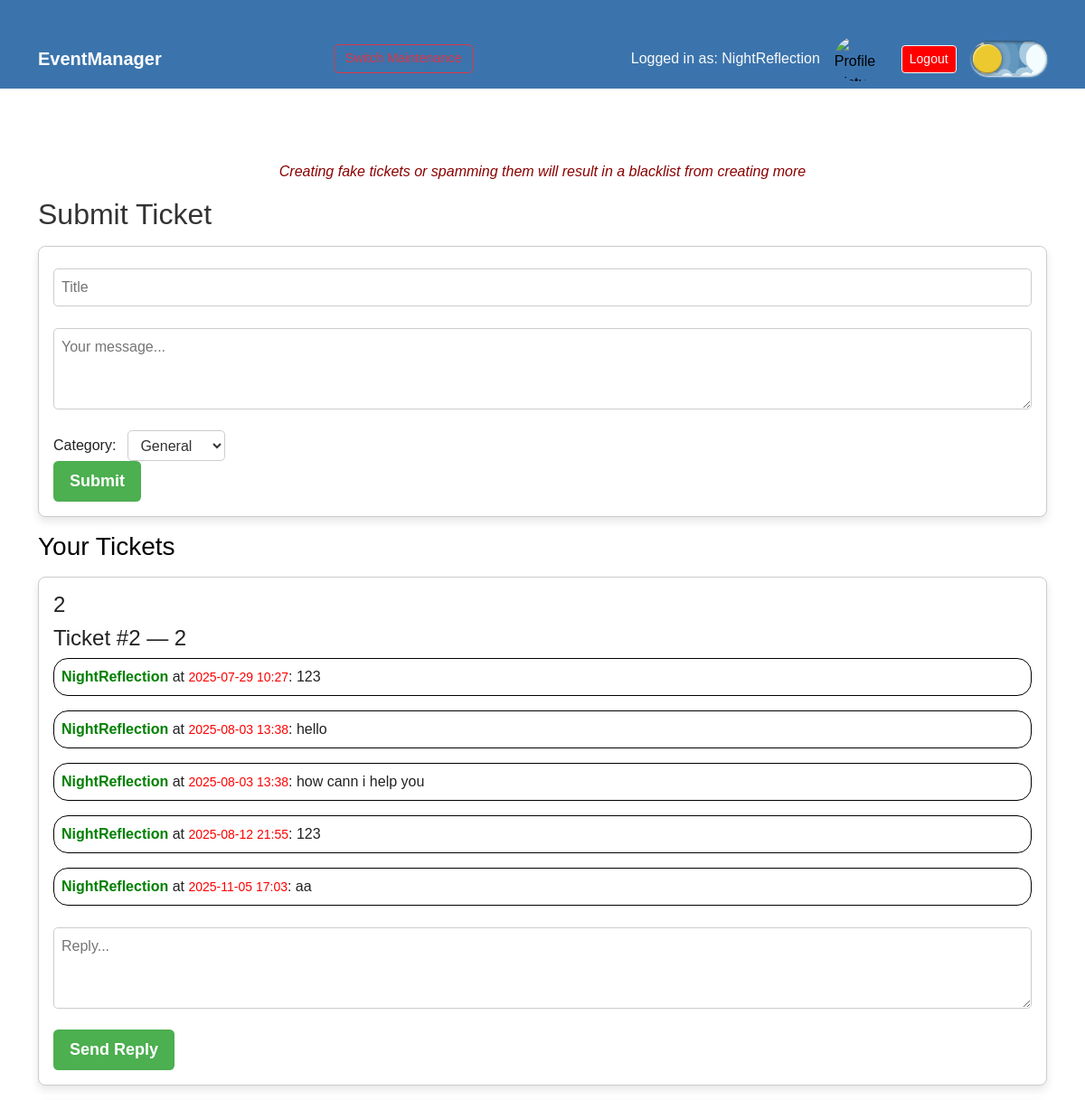
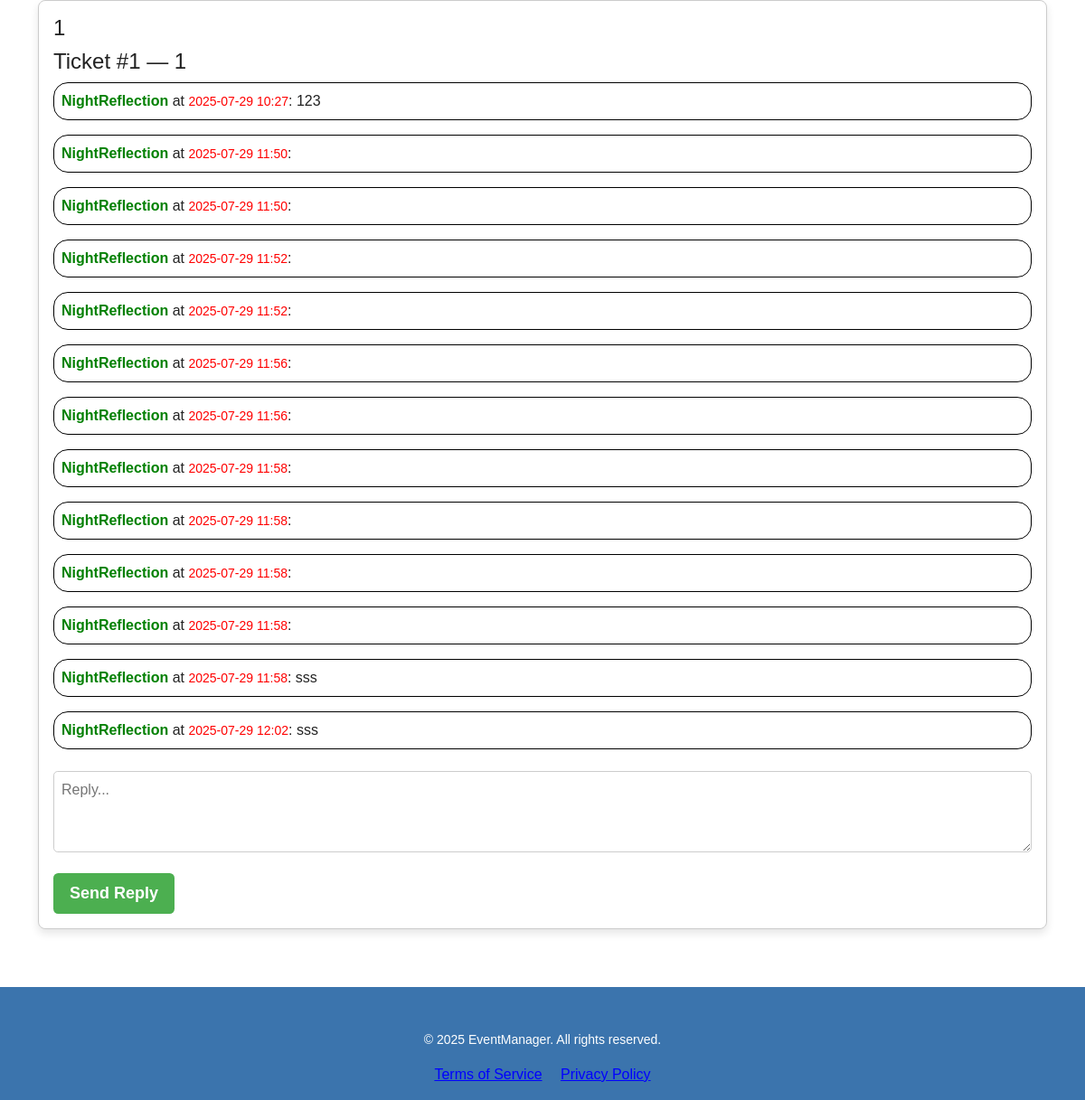
Page /tickets (signed in) on the committed database (2 pictures, top to bottom).
### main.py (models this page shows)
class User(db.Model):
    id = db.Column(db.Integer, primary_key=True)
    username = db.Column(db.String(50), unique=False, nullable=False)
    email = db.Column(db.String(100), unique=True, nullable=False)
    password = db.Column(db.String(255), nullable=False)
    phone_number = db.Column(db.String(255), unique=True, nullable=True)
    premium = db.Column(db.Boolean, default=False)
    timezone = db.Column(db.String(50), nullable=True)
    pfp = db.Column(db.LargeBinary, nullable=True)
    role = db.Column(db.String(50), nullable=True)

class Ticket(db.Model):
    id = db.Column(db.Integer, primary_key=True)
    title = db.Column(db.String(100), nullable=False)
    user_id = db.Column(db.Integer, db.ForeignKey('user.id'), nullable=False)
    timestamp = db.Column(db.DateTime, default=datetime.utcnow)
    category = db.Column(db.String(50), nullable=False, default='General')
    user = db.relationship('User', backref='tickets')
    messages = db.relationship('TicketMessage', backref='ticket', cascade='all, delete-orphan', passive_deletes=False, lazy=True)

class TicketMessage(db.Model):
    id = db.Column(db.Integer, primary_key=True)
    ticket_id = db.Column(db.Integer, db.ForeignKey('ticket.id'), nullable=False)
    sender_id = db.Column(db.Integer, db.ForeignKey('user.id'), nullable=False)
    message = db.Column(db.Text, nullable=False)
    timestamp = db.Column(db.DateTime, default=datetime.utcnow)
    sender = db.relationship('User')

### main.py (the view, shortened to what this page needs)
@app.route('/tickets', methods=['GET', 'POST'])
def tickets():
    user_id = session.get('user_id')
    user = User.query.get(user_id)
    if not user:
        return redirect(url_for('login'))
    if user.role == 'blacklisted':
        flash('You are blacklisted from accessing the ticket system.', 'danger')
        return redirect(url_for('home'))
    max_tickets = 3 if user.premium else 1
    open_tickets = Ticket.query.filter_by(user_id=user.id).count()
    user_tickets = Ticket.query.filter_by(user_id=user.id).order_by(Ticket.timestamp.desc()).all()
    return render_template('tickets.html', tickets=user_tickets, user_timezone=user.timezone)

### main.py (called while the page is built)
@app.context_processor
def inject_user():
    user = None
    if 'user_id' in session:
        user = User.query.get(session['user_id'])
    return dict(user=user)

@app.before_request
def maintenance():
    if request.endpoint in ["toggle_maintenance", "terms_of_service", "privacy_policy"]:
        return
    if not MAINTENANCE_MODE:
        return
    if 'user_id' in session:
        user = User.query.get(session['user_id'])
        if user and user.role == "admin":
            return
    return render_template("maintenance.html"), 503

@app.template_filter('localtime')
def localtime_filter(utc_dt, tz_str):
    if not utc_dt or not tz_str:
        return utc_dt
    try:
        local_dt = utc_dt.replace(tzinfo=ZoneInfo("UTC")).astimezone(ZoneInfo(tz_str))
        return local_dt.strftime('%Y-%m-%d %H:%M')
    except Exception:
        return utc_dt.strftime('%Y-%m-%d %H:%M')

### templates/tickets.html (shortened to what this page needs)
{% extends 'base.html' %}
{% block content %}
<p style="color:darkred; text-align:center;"><i>Creating fake tickets or spamming them will result in a blacklist from creating more</i></p>
<h2>Submit Ticket</h2>
<form method="POST" class="ticket-form">
  <input type="text" name="title" placeholder="Title" maxlength="30" required>
  <textarea name="message" rows="3" placeholder="Your message..." maxlength="1000" required></textarea>
  <label for="category">Category:</label>
<select name="category" id="category" required>
  <option value="General">General</option>
</select><br>
  <button type="submit">Submit</button>
</form>
<h3>Your Tickets</h3>
{% for ticket in tickets %}
  <div class="ticket-box">
    <h4>{{ ticket.title }}</h4>
    <h4>Ticket #{{ ticket.id }} — {{ ticket.title }}</h4>
    {% for msg in ticket.messages %}
      <p class="ticket-message">
        <strong style='color: green;'>{{ msg.sender.username }}</strong> at <small style='color: red;'>{{ msg.timestamp|localtime(user_timezone) }}</small>: {{ msg.message }}
      </p>
    {% endfor %}
    <form method="POST">
      <textarea name="message" rows="3" placeholder="Reply..." required maxlength="500"></textarea>
      <button type="submit">Send Reply</button>
    </form>
  </div>
{% endfor %}
{% endblock %}

### templates/base.html (shortened to what this page needs)
<!DOCTYPE html>
<html lang="en">
  <head>
    <link rel="stylesheet" href="https://cdn.jsdelivr.net/npm/bootstrap@5.3.0/dist/css/bootstrap.min.css" />
    <link rel="stylesheet" href="{{ url_for('static', filename='style.css') }}" />
    <link rel="stylesheet" href="https://cdnjs.cloudflare.com/ajax/libs/font-awesome/5.15.4/css/all.min.css" />
    <link href="https://cdnjs.cloudflare.com/ajax/libs/font-awesome/6.5.0/css/all.min.css" rel="stylesheet" />
    <link rel="stylesheet" href="https://cdnjs.cloudflare.com/ajax/libs/font-awesome/6.5.0/css/all.min.css">
    <link href="https://cdnjs.cloudflare.com/ajax/libs/font-awesome/6.0.0/css/all.min.css" rel="stylesheet">
  </head>
  <body>
    <nav class="navbar navbar-expand-lg navbar-dark bg-dark">
      <div class="container d-flex justify-content-between align-items-center">
        <a class="navbar-brand" href="{{ url_for('home') }}">EventManager</a>
        {% if user and user.role == 'admin' %}
            <a href="{{ url_for('toggle_maintenance') }}" class="btn btn-outline-danger btn-small">Switch Maintenance</a>
        {% endif %}
        <div class="d-flex align-items-center gap-3"> {% if session.get('user_id') and session.get('username')%} <span class="text-light me-3">Logged in as: {{ session['username'] }}</span>
          <img src="{{ url_for('user_pfp', user_id=session['user_id']) }}" alt="Profile Picture" width="50" height="50" style="border-radius:50%; margin-left:-1em; margin-right:0.5em;">
          <a href="{{ url_for('logout') }}" class="btn btn-sm btn-outline-light" style="background-color: red;">Logout</a> {% endif %} <label class="theme-switch" aria-label="Toggle light/dark mode" title="Toggle light/dark mode">
            <div class="theme-switch__container">
              <div class="theme-switch__circle-container">
                <div class="theme-switch__sun-moon-container">
                </div>
                <div class="theme-switch__clouds"></div>
                <div class="theme-switch__stars-container">
                  <i class="fas fa-star" style="font-size: 0.7em; margin-left: 0.3em;"></i>
                </div>
              </div>
            </div>
          </label>
        </div>
      </div>
    </nav>
    <div class="container mt-5"> {% block content %}{% endblock %} </div>
    <footer class="bg-dark text-white mt-5 py-3">
      <div class="container text-center">
        <small>&copy; 2025 EventManager. All rights reserved.</small>
        <div class="mt-2">
          <a href="{{ url_for('terms_of_service') }}" class="me-3 tos_pp">Terms of Service</a>
          <a href="{{ url_for('privacy_policy') }}" class="tos_pp">Privacy Policy</a>
        </div>
      </div>
    </footer>
  </body>
</html>

### static/style.css (style rules this page uses)
body.light-mode { background-color: #f4f4f4; color: black; font-family: Arial, sans-serif; }
body.light-mode h2 { color: #333; }
body.light-mode .tos_pp { color: blue; }
button { font-size: 1.125em; border-radius: 0.3125em; }
.navbar { margin-bottom: 2em; }
.navbar-brand { font-weight: bold; }
.container { margin-top: 2em; }

### templates/tickets.html (style rules this page uses)
body.light-mode .ticket-form, body.light-mode .ticket-box { background-color: #ffffff; color: #222; border: 0.1em solid #ccc; padding: 1em; margin: 1em 0; border-radius: 0.5em; box-shadow: 0 0.3em 0.6em rgba(0, 0, 0, 0.1); }
.ticket-form input[type="text"], .ticket-form textarea, .ticket-box textarea { width: 100%; margin-top: 0.5em; margin-bottom: 1em; padding: 0.5em; border-radius: 0.3em; border: 0.1em solid #ccc; }
.ticket-form button, .ticket-box button { padding: 0.5em 1em; font-weight: bold; border: none; border-radius: 0.3em; background-color: #4caf50; color: white; cursor: pointer; }
body.light-mode .ticket-message { word-break: break-word; margin-bottom: 1em; border: thin solid black; border-radius: 1em; padding: 0.5em; }
form select[name="category"] { padding: 0.4em 0.6em; border: 1px solid #ccc; border-radius: 0.3em; background-color: #fff; color: #333; font-size: 1em; margin-left: 0.5em; vertical-align: middle; transition: border-color 0.3s ease; }

### rows in the picture
User: username "NightReflection"
Ticket: title "2", id "2"
TicketMessage: sender.username "NightReflection", timestamp "2025-07-29 10:27", message "123"
TicketMessage: sender.username "NightReflection", timestamp "2025-08-03 13:38", message "hello"
TicketMessage: sender.username "NightReflection", timestamp "2025-08-03 13:38", message "how cann i help you"
TicketMessage: sender.username "NightReflection", timestamp "2025-08-12 21:55", message "123"
TicketMessage: sender.username "NightReflection", timestamp "2025-11-05 17:03", message "aa"
Ticket: title "1", id "1"
TicketMessage: sender.username "NightReflection", timestamp "2025-07-29 10:27", message "123"
TicketMessage: sender.username "NightReflection", timestamp "2025-07-29 11:50"
TicketMessage: sender.username "NightReflection", timestamp "2025-07-29 11:50"
TicketMessage: sender.username "NightReflection", timestamp "2025-07-29 11:52"
TicketMessage: sender.username "NightReflection", timestamp "2025-07-29 11:52"
TicketMessage: sender.username "NightReflection", timestamp "2025-07-29 11:56"
TicketMessage: sender.username "NightReflection", timestamp "2025-07-29 11:56"
TicketMessage: sender.username "NightReflection", timestamp "2025-07-29 11:58"
TicketMessage: sender.username "NightReflection", timestamp "2025-07-29 11:58"
TicketMessage: sender.username "NightReflection", timestamp "2025-07-29 11:58"
TicketMessage: sender.username "NightReflection", timestamp "2025-07-29 11:58"
TicketMessage: sender.username "NightReflection", timestamp "2025-07-29 11:58", message "sss"
TicketMessage: sender.username "NightReflection", timestamp "2025-07-29 12:02", message "sss"
